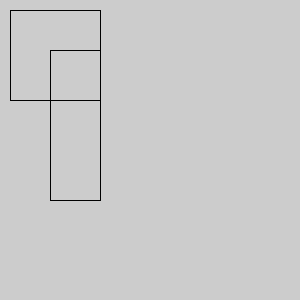
Frame 1 (no input)
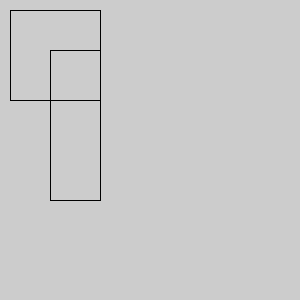
Frame 60 (the mouse pressed at the canvas centre just before this capture)
Frame 120 (the mouse held since frame 60 and released just before this capture): identical to frame 60, image omitted

The Processing sketch that drew these frames (run headless with seeded random() and noise(); from frame 60 on, the mouse is pressed at the canvas centre):

// Processing sketch: opdracht_4
// ── opdracht_4.pde

void setup(){
size(300,300);
}

void draw(){
  lijnenVierkant(10, 10, 100, 100);
  lijnenVierkant(50,50,100,200);
}

void lijnenVierkant(int x, int y, int breedte, int hoogte){
line(x,y,x,hoogte);
line(x,y,breedte, y);
line(x,hoogte,breedte,hoogte);
line(breedte,y,breedte,hoogte);

}
